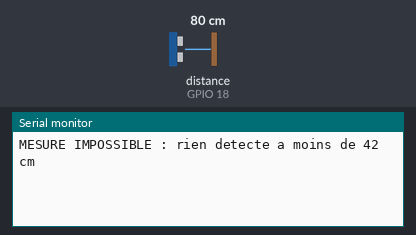
This sketch was run on a simulated ESP32. On the bench: the last lines printed to the serial monitor. Wiring (from diagram.json): ultrasonic range finder: trigger GPIO 5; echo GPIO 18. The inputs (shaded band) are chosen by the test bench; at power-on: distance to the obstacle (sensor on GPIO 18) 80 cm. The echo pulse lasts 58.3 µs per cm.

Above: at 1.2 s.
1.3 s: distance to the obstacle (sensor on GPIO 18) set to 2 cm
At 2.5 s:
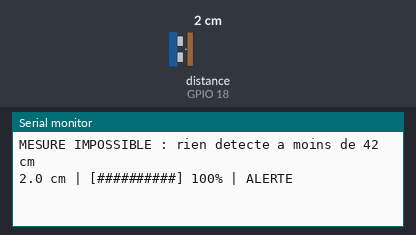
4.3 s: distance to the obstacle (sensor on GPIO 18) set to 4 cm
At 5.8 s:
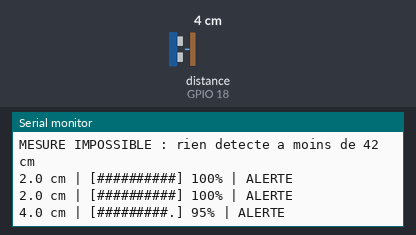
7.3 s: distance to the obstacle (sensor on GPIO 18) set to 9 cm
At 9.2 s:
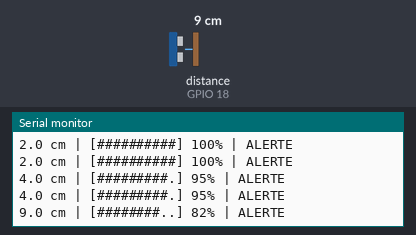
10.3 s: distance to the obstacle (sensor on GPIO 18) set to 18 cm
At 12.7 s:
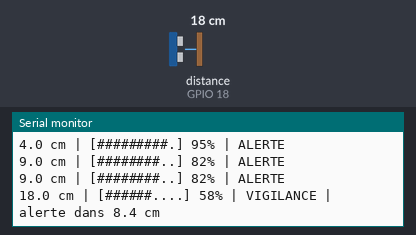
13.3 s: distance to the obstacle (sensor on GPIO 18) set to 35 cm
At 15.8 s:
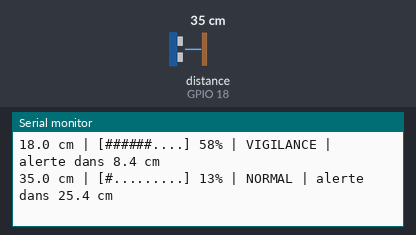

Measured:
- after the input at 1.3 s, the serial monitor: prints a new line after 0.83 s (image 1)
- after the input at 4.3 s, the serial monitor: prints a new line after 0.92 s (image 2)
- after the input at 7.3 s, the serial monitor: prints a new line after 1.0 s (image 3)
- after the input at 10.3 s, the serial monitor: prints a new line after 1.1 s (image 4)
- after the input at 13.3 s, the serial monitor: prints a new line after 1.2 s (image 5)

The sketch:

sketch.ino
```cpp
const int TRIG_PIN = 5;
const int ECHO_PIN = 18;

const bool FORMAT_JSON = false;   // false : ligne lisible, true : JSON (pour l'envoi)

const float H_REF_CM = 40.0;
const float D_MIN_CM = 2.0;
const float TOLERANCE_CM = 2.0;
const int   N_MESURES = 9;
const int   N_MIN_VALIDES = 5;
const float SEUIL_VIGILANCE = 50.0;
const float SEUIL_ALERTE    = 80.0;

float lireDistanceCm() {
  digitalWrite(TRIG_PIN, LOW);  delayMicroseconds(2);
  digitalWrite(TRIG_PIN, HIGH); delayMicroseconds(10);
  digitalWrite(TRIG_PIN, LOW);
  long duree = pulseIn(ECHO_PIN, HIGH, 30000);
  if (duree == 0) return -1;
  return duree * 0.0343 / 2.0;
}

float mediane(float *a, int n) {
  for (int i = 1; i < n; i++) {
    float v = a[i]; int j = i - 1;
    while (j >= 0 && a[j] > v) { a[j + 1] = a[j]; j--; }
    a[j + 1] = v;
  }
  return (n % 2) ? a[n / 2] : (a[n / 2 - 1] + a[n / 2]) / 2.0;
}

void setup() {
  Serial.begin(115200);
  pinMode(TRIG_PIN, OUTPUT);
  pinMode(ECHO_PIN, INPUT);
}

void loop() {
  float m[N_MESURES];
  int valides = 0, trop_proche = 0, trop_loin = 0, sans_echo = 0;

  for (int i = 0; i < N_MESURES; i++) {
    float d = lireDistanceCm();
    if (d < 0)                            sans_echo++;
    else if (d < D_MIN_CM)                trop_proche++;
    else if (d > H_REF_CM + TOLERANCE_CM) trop_loin++;
    else                                  m[valides++] = d;
    delay(60);
  }

  if (valides < N_MIN_VALIDES) {
    const char *cause;
    if (sans_echo >= trop_proche && sans_echo >= trop_loin)
      cause = "aucun echo recu (capteur debranche ou rien en face)";
    else if (trop_proche >= trop_loin)
      cause = "objet a moins de 2 cm du capteur";
    else
      cause = "rien detecte a moins de 42 cm";

    if (FORMAT_JSON)
      Serial.printf("{\"etat\":\"indetermine\",\"valides\":%d,\"sur\":%d}\n", valides, N_MESURES);
    else
      Serial.printf("MESURE IMPOSSIBLE : %s\n", cause);

  } else {
    float dist = mediane(m, valides);
    float niveau = H_REF_CM - dist;
    if (niveau < 0) niveau = 0;
    float pct = niveau / (H_REF_CM - D_MIN_CM) * 100.0f;
    if (pct > 100) pct = 100;
    float niveau_alerte = SEUIL_ALERTE / 100.0f * (H_REF_CM - D_MIN_CM);
    float marge = niveau_alerte - niveau;
    if (marge < 0) marge = 0;

    const char *etat = "NORMAL";
    if (pct >= SEUIL_ALERTE) etat = "ALERTE";
    else if (pct >= SEUIL_VIGILANCE) etat = "VIGILANCE";

    if (FORMAT_JSON) {
      Serial.printf("{\"distance_cm\":%.1f,\"niveau_pct\":%.0f,\"etat\":\"%s\",\"marge_alerte_cm\":%.1f,\"valides\":%d,\"sur\":%d}\n",
                    dist, pct, etat, marge, valides, N_MESURES);
    } else {
      char barre[11];
      int blocs = (int)(pct / 10.0f + 0.5f);
      for (int i = 0; i < 10; i++) barre[i] = (i < blocs) ? '#' : '.';
      barre[10] = 0;

      Serial.printf("%.1f cm | [%s] %.0f%% | %s", dist, barre, pct, etat);
      if (marge > 0) Serial.printf(" | alerte dans %.1f cm", marge);
      if (valides < N_MESURES) Serial.printf(" | fiabilite %d/%d", valides, N_MESURES);
      Serial.println();
    }
  }
  delay(1000);
}
```
